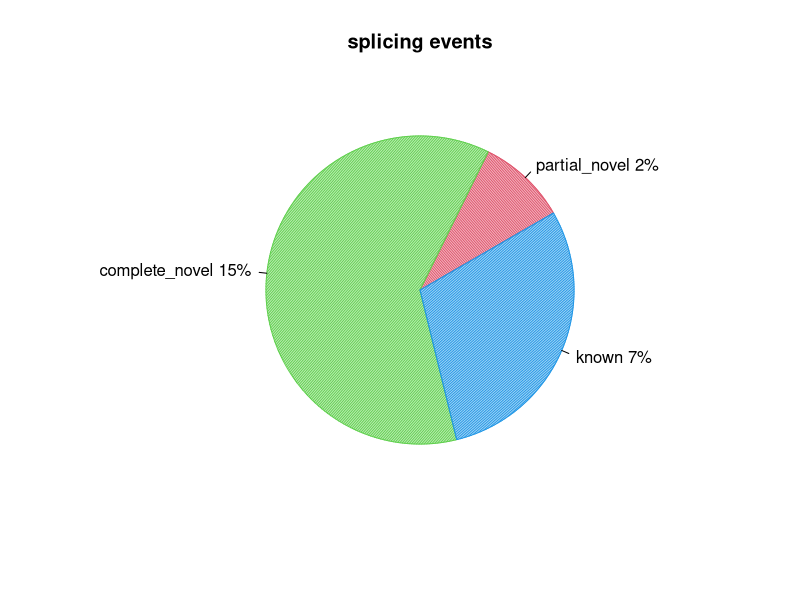
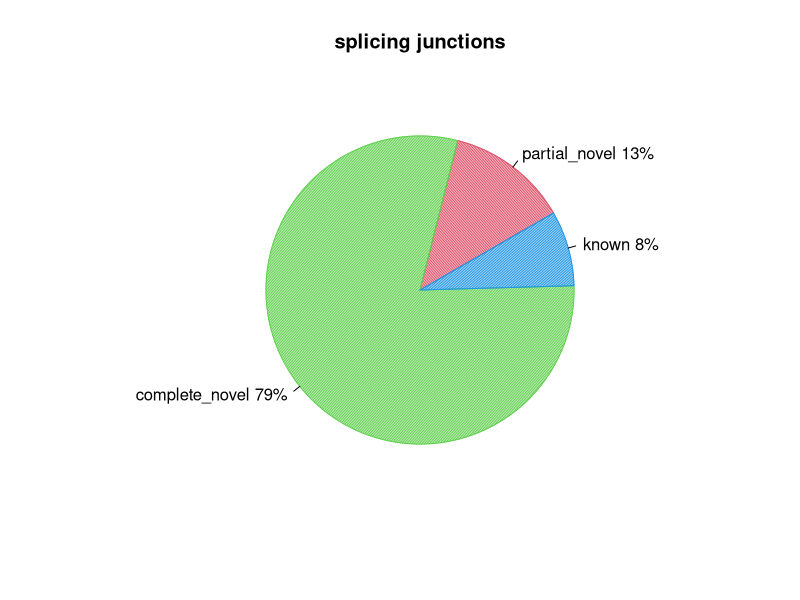

These charts were generated, in order, by the following R code:
pdf("MCIC_FD_2024_105.splice_events.pdf")
events=c(2.3627860837525687,15.417327995465174,7.442003826259477)
pie(events,col=c(2,3,4),init.angle=30,angle=c(60,120,150),density=c(70,70,70),main="splicing events",labels=c("partial_novel 2%","complete_novel 15%","known 7%"))
dev.off()
pdf("MCIC_FD_2024_105.splice_junction.pdf")
junction=c(12.724461292897047,79.38697126895451,7.888567438148444)
pie(junction,col=c(2,3,4),init.angle=30,angle=c(60,120,150),density=c(70,70,70),main="splicing junctions",labels=c("partial_novel 13%","complete_novel 79%","known 8%"))
dev.off()
